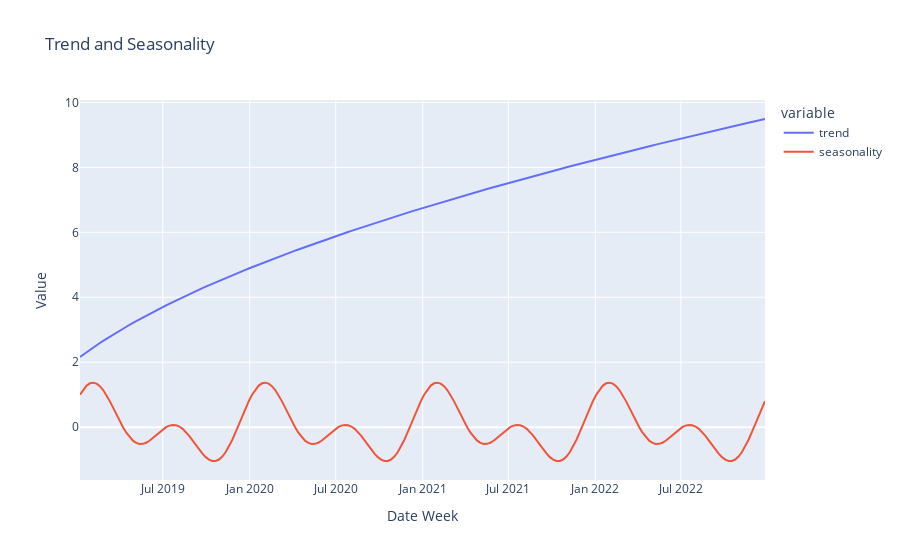

Notebook code for this chart:
### Markdown cell above
### Time series components

### Code cell
## Adding some trend and seasonality
df["trend"] = (np.linspace(start=0.0, stop=100, num=n) + 10) ** (1/2) - 1
df["seasonality"] = calculate_seasonality(
    number_periods=208,
    degrees=2,
    gamma_seasonality=0.5
)
fig = px.line(df, x='date', y=['trend', 'seasonality'], title='Trend and Seasonality')
fig.update_xaxes(title_text='Date Week')
fig.update_yaxes(title_text='Value')

### Figure 1 — Plotly figure (JSON) as saved in the notebook; plotly's stock layout.template omitted (floating-point values rounded to 4 significant figures; data arrays with more than 128 entries replaced by an {"elided": "..."} marker saying what was removed)
{"data": [{"hovertemplate": "variable=trend<br>date=%{x}<br>value=%{y}<extra></extra>", "legendgroup": "trend", "line": {"color": "#636efa", "dash": "solid"}, "marker": {"symbol": "circle"}, "mode": "lines", "name": "trend", "orientation": "v", "showlegend": true, "type": "scatter", "x": {"elided": "208 str values"}, "xaxis": "x", "y": {"elided": "208 float values"}, "yaxis": "y"}, {"hovertemplate": "variable=seasonality<br>date=%{x}<br>value=%{y}<extra></extra>", "legendgroup": "seasonality", "line": {"color": "#EF553B", "dash": "solid"}, "marker": {"symbol": "circle"}, "mode": "lines", "name": "seasonality", "orientation": "v", "showlegend": true, "type": "scatter", "x": {"elided": "208 str values"}, "xaxis": "x", "y": {"elided": "208 float values"}, "yaxis": "y"}], "layout": {"legend": {"title": {"text": "variable"}, "tracegroupgap": 0}, "title": {"text": "Trend and Seasonality"}, "xaxis": {"anchor": "y", "domain": [0, 1], "title": {"text": "Date Week"}}, "yaxis": {"anchor": "x", "domain": [0, 1], "title": {"text": "Value"}}}}
